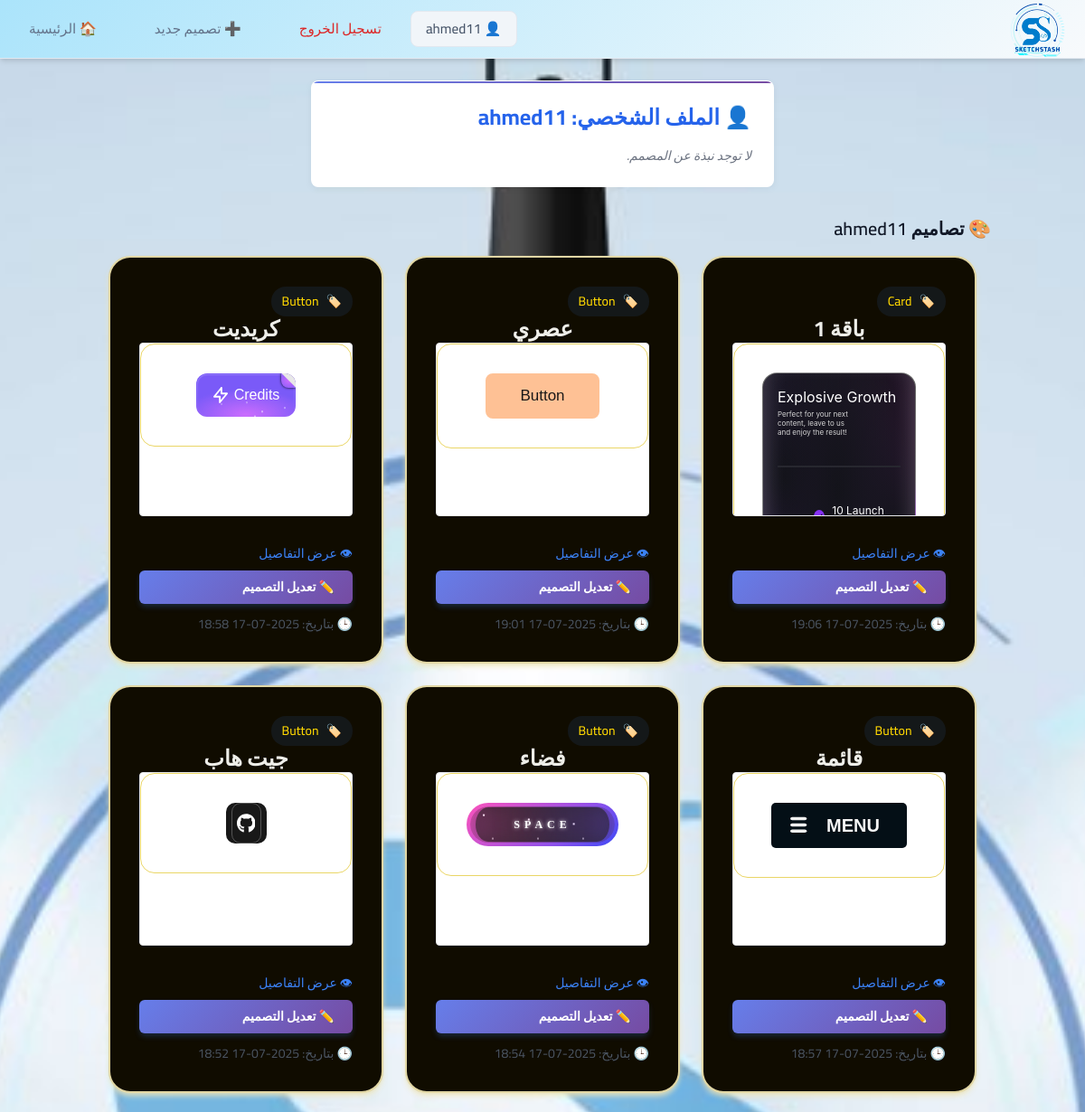
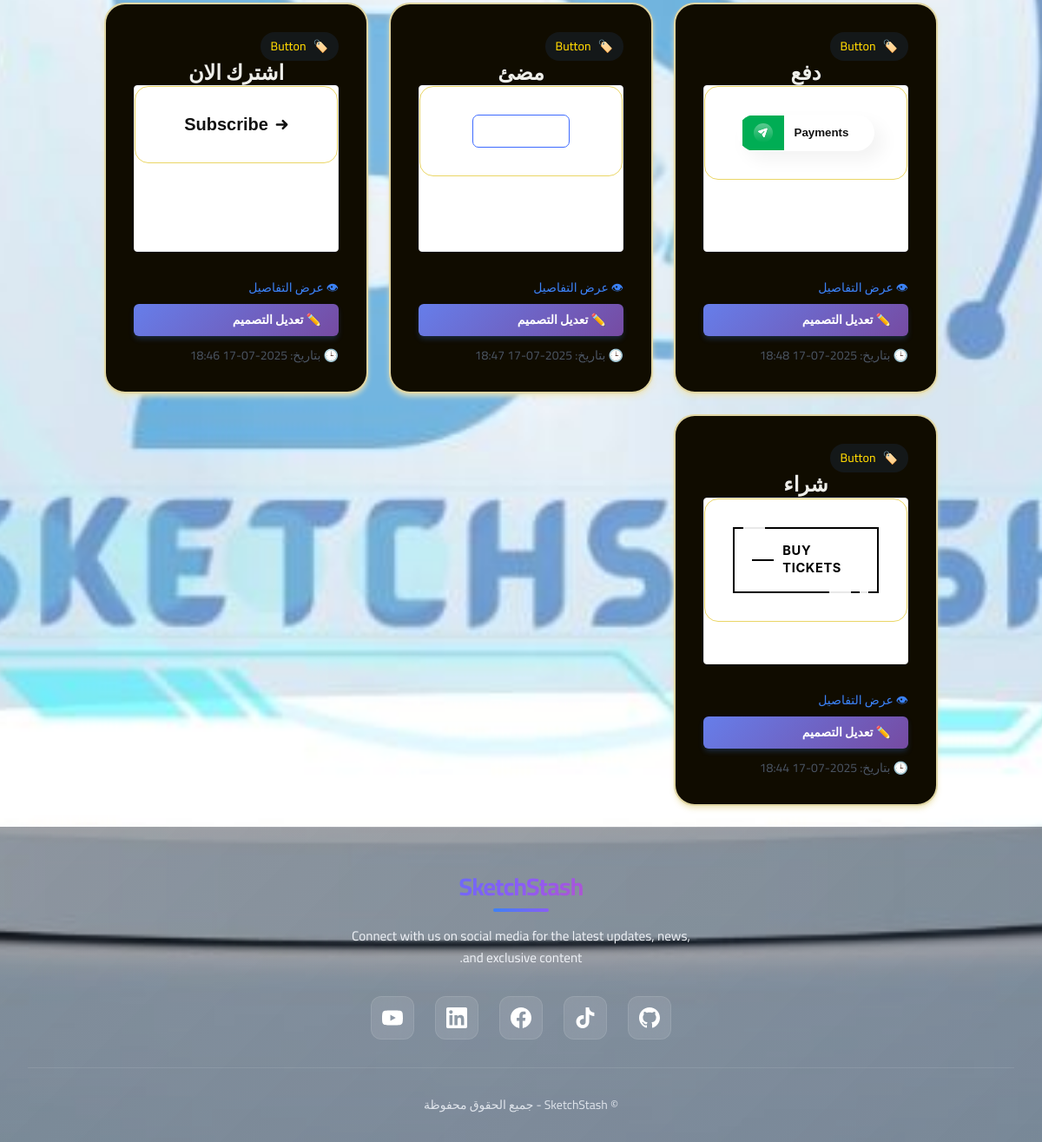
The page /designer/ahmed11/ (signed in) on the database its author committed (2 pictures, top to bottom).
### designs/models.py (models this page shows, shortened)
class Design(models.Model):
    DESIGN_TYPES = [
        ('button', 'Button'),
        ('card', 'Card'),
        ('navbar', 'Navbar'),
        ('header', 'Header'),
        ('form', 'Form'),
        ('input', 'Input'),
        ('loader', 'Loader'),
        ('radio', 'Radio Button'),
        ('other', 'Other'),
    ]
    name = models.CharField(max_length=100)
    description = models.TextField(blank=True)
    design_type = models.CharField(max_length=20, choices=DESIGN_TYPES)
    html_code = models.TextField()
    css_code = models.TextField()
    creator = models.ForeignKey(User, on_delete=models.CASCADE, related_name='designs')
    created_at = models.DateTimeField(auto_now_add=True)

### designs/views.py (the view)
# urls.py: path('designer/<str:username>/', views.designer_profile, name='designer_profile'),
def designer_profile(request, username):
    user = get_object_or_404(User, username=username)
    designs = Design.objects.filter(creator=user).order_by('-created_at')
    return render(request, 'designs/designer_profile.html', {
        'designer': user,
        'designs': designs
    })

### designs/templates/designs/designer_profile.html (shortened to what this page needs)
{% extends 'designs/base.html' %}
{% block content %}
  <div class="form-box mb-8">
    <h1 class="text-2xl font-bold text-blue-600 mb-4">👤 الملف الشخصي: {{ designer.username }}</h1>
    {% if designer.profile.bio %}
      <p class="text-sm text-gray-700 mt-2">📝 نبذة: {{ designer.profile.bio }}</p>
    {% else %}
      <p class="text-sm text-gray-500 italic mt-2">لا توجد نبذة عن المصمم.</p>
    {% endif %}
  </div>
  <h2 class="text-xl font-semibold mb-4">🎨 تصاميم {{ designer.username }}</h2>
  {% if designs %}
    <div class="design-grid">
      {% for design in designs %}
        <div class="design-card">
          <div class="card-info">
               <div class="design-type">
                    <span>🏷️</span>
                    <span>{{ design.get_design_type_display }}</span>
                </div>
               <div class="card-content">
                <h2 class="design-title">{{ design.name }}</h2>
          </div>
            <div class="">
              <iframe
                id="preview-iframe-{{ design.id }}"
                class="w-full h-48 border rounded bg-white"
                onload="
                  const iframe = this;
                  const doc = iframe.contentWindow.document;
                  doc.open();
                  doc.write(`<!DOCTYPE html> <html>
                  <head> <style>
                body { margin: 0; padding: 2rem; font-family: -apple-system, BlinkMacSystemFont,
                'Segoe UI', Roboto, sans-serif;
                align-items: center; display: flex; justify-content: center;
                border: 1px solid #ead666; border-radius: 1rem;
                }
                    {{ design.css_code|escapejs }}
                    </style>
                  </head>{{ design.html_code|escapejs }}</body></html>`);
                  doc.close();
                ">
              </iframe>
            </div>
          </div>
          <div class="text-right mt-3">
            <a href="{% url 'design_detail' design.pk %}" class="text-sm text-blue-500 hover:underline">👁 عرض التفاصيل</a>
          </div>
          {% if request.user == design.creator %}
            <a href="{% url 'edit_design' design.pk %}" class="btn-primary mt-2 inline-block">✏️ تعديل التصميم</a>
          {% endif %}
          <div class="text-sm text-gray-600 mt-3">
            🕒 بتاريخ: {{ design.created_at|date:"Y-m-d H:i" }}
          </div>
        </div>
      {% endfor %}
    </div>
  {% else %}
    <p class="text-gray-500">لا توجد تصاميم لهذا المصمم حتى الآن.</p>
  {% endif %}
{% endblock %}

### designs/templates/designs/base.html (shortened to what this page needs)
<!DOCTYPE html>
<html lang="ar" dir="rtl">
<head>
    {% load static %}
    <script src="https://cdn.tailwindcss.com"></script>
    <link rel="stylesheet" href="{% static 'css/stylebox.css' %}">
</head>
<body class="bg-gray-100 text-gray-900 min-h-screen flex flex-col" style="font-family: 'Cairo', sans-serif;">
<nav class="navbar" id="navbar">
    <div class="navbar-container">
        <a href="/" class="navbar-logo">
            <img src="{% static 'images/logo.png' %}" alt="SketchStash" class="h-8">
        </a></a>
        <div class="navbar-menu" id="navbar-menu">
            <a href="{% url 'design_list' %}" class="navbar-link">🏠 الرئيسية</a>
            <a href="{% url 'create_design' %}" class="navbar-link">➕ تصميم جديد</a>
            {% if user.is_authenticated %}
                <div class="navbar-auth">
                    <a href="{% url 'profile' %}" class="navbar-link navbar-profile">👤 {{ user.username }}</a>
                    <form method="POST" action="{% url 'logout' %}" style="display: inline;">
                        <button type="submit" class="navbar-logout">تسجيل الخروج</button>
                    </form>
                </div>
            {% else %}
                <div class="navbar-auth">
                    <a href="{% url 'login' %}" class="navbar-link navbar-login">تسجيل الدخول</a>
                    <a href="{% url 'register' %}" class="navbar-link navbar-register">حساب جديد</a>
                </div>
            {% endif %}
        </div>
    </div>
</nav>
    <main class="flex-grow container mx-auto px-4 py-6">
        {% block content %}{% endblock %}
    </main>
    <footer class="footer">
        <div class="footer-container">
            <div class="footer-content">
                <div>
                    <h1 class="page-title">SketchStash</h1>
                    <p class="footer-description">
                        Connect with us on social media for the latest updates, news, and exclusive content.
                    </p>
                </div>
                <div class="social-links">
                    <a href="https://github.com/yourusername" class="social-link github" data-tooltip="GitHub" target="_blank" rel="noopener">
                    </a>
                    <a href="https://tiktok.com/@yourusername" class="social-link tiktok" data-tooltip="TikTok" target="_blank" rel="noopener">
                    </a>
                    <a href="https://facebook.com/yourusername" class="social-link facebook" data-tooltip="Facebook" target="_blank" rel="noopener">
                    </a>
                    <a href="https://linkedin.com/in/yourusername" class="social-link linkedin" data-tooltip="LinkedIn" target="_blank" rel="noopener">
                    </a>
                    <a href="https://youtube.com/@yourusername" class="social-link youtube" data-tooltip="YouTube" target="_blank" rel="noopener">
                    </a>
                </div>
            </div>
            <div class="footer-bottom">
                <p> &copy; {{ now|date:"Y" }} SketchStash - جميع الحقوق محفوظة</p>
            </div>
        </div>
    </footer>
</body>
</html>

### rows shown on the page
Design: design_type "Card", name "باقة 1", shows "✏️ تعديل التصميم", created_at "2025-07-17 19:06"
Design: design_type "Button", name "عصري", shows "✏️ تعديل التصميم", created_at "2025-07-17 19:01"
Design: design_type "Button", name "كريديت", shows "✏️ تعديل التصميم", created_at "2025-07-17 18:58"
Design: design_type "Button", name "قائمة", shows "✏️ تعديل التصميم", created_at "2025-07-17 18:57"
Design: design_type "Button", name "فضاء", shows "✏️ تعديل التصميم", created_at "2025-07-17 18:54"
Design: design_type "Button", name "جيت هاب", shows "✏️ تعديل التصميم", created_at "2025-07-17 18:52"
Design: design_type "Button", name "دفع", shows "✏️ تعديل التصميم", created_at "2025-07-17 18:48"
Design: design_type "Button", name "مضئ", shows "✏️ تعديل التصميم", created_at "2025-07-17 18:47"
Design: design_type "Button", name "اشترك الان", shows "✏️ تعديل التصميم", created_at "2025-07-17 18:46"
Design: design_type "Button", name "شراء", shows "✏️ تعديل التصميم", created_at "2025-07-17 18:44"

### other values the page prints
{{ user.username }} "ahmed11"
{{ designer.username }} "ahmed11"
